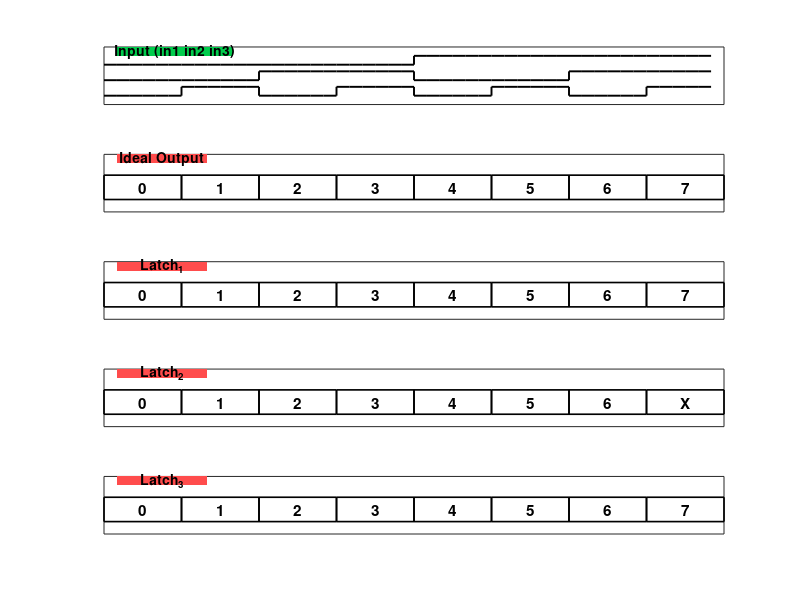

The MATLAB script that drew this image:
clear; clc; close all;

codes = 0:7;
time_expand = 6;        
N = numel(codes);
M = N*time_expand;
t = 0:M-1;

bits = repelem(codes,time_expand);
in3 = bitget(bits,1);
in2 = bitget(bits,2);
in1 = bitget(bits,3);

ideal  = {'0','1','2','3','4','5','6','7'};
l1     = {'0','1','2','3','4','5','6','7'};
l2     = {'0','1','2','3','4','5','6','X'};
l3     = {'0','1','2','3','4','5','6','7'};
names  = {'Ideal Output','Latch_1','Latch_2','Latch_3'};
vals   = {ideal,l1,l2,l3};
lw = 1.4;
fontsz = 11;

figure('Color','w','Name','3‑8 Decoder – Inputs & Outputs');

subplot(5,1,1);
hold on; box on;
stairs(t,in1*0.2+0.8,'k','LineWidth',lw)
stairs(t,in2*0.2+0.45,'k','LineWidth',lw)
stairs(t,in3*0.2+0.1,'k','LineWidth',lw)
ylim([-0.1 1.2]); yticks([]); xticks([]); xlim([0 M]);

lb_w = 9; lb_h = 0.22; 
rectangle('Position',[1 1.0 lb_w lb_h],'FaceColor',[0 0.8 0.3],'EdgeColor','none','Curvature',0.05);
text(1+lb_w/2,1.0+lb_h/2,'Input (in1 in2 in3)', ...
     'HorizontalAlignment','center','VerticalAlignment','middle', ...
     'FontWeight','bold','FontSize',10,'Color','k');

lblColor = [1 0.3 0.3];     
block_h = 0.8; y0 = 0.1;

for i = 1:4
    subplot(5,1,i+1);
    hold on; box on;
    ylim([-0.1 1.2]); yticks([]); xticks([]); xlim([0 M]);
    v = vals{i};

y0 = 0.18;          
block_h = 0.55;     

for k = 1:N
    x0 = (k-1)*time_expand;
    x1 = k*time_expand;
    rectangle('Position',[x0 y0 (x1-x0) block_h], ...
              'EdgeColor','k','LineWidth',1.2,'FaceColor','none');
    text((x0+x1)/2, y0+block_h/2, v{k}, ...
         'HorizontalAlignment','center','VerticalAlignment','middle', ...
         'FontWeight','bold','FontSize',fontsz,'Color','k');
end
    rectangle('Position',[1 1.0 7 0.25], 'FaceColor', lblColor, 'EdgeColor','none','Curvature',0.05);
    text(1+3.5, 1.0+0.25/2, names{i}, ...
         'HorizontalAlignment','center','VerticalAlignment','middle', ...
         'FontWeight','bold','FontSize',10,'Color','k');
end